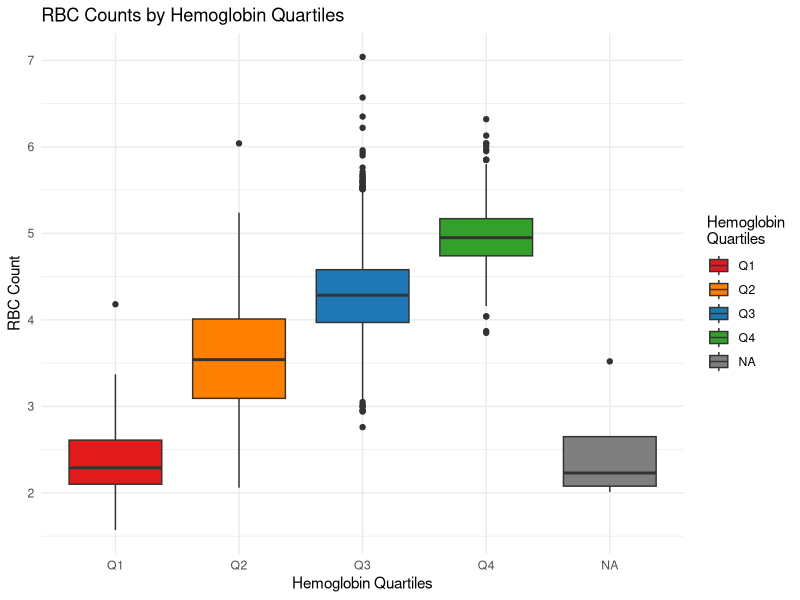
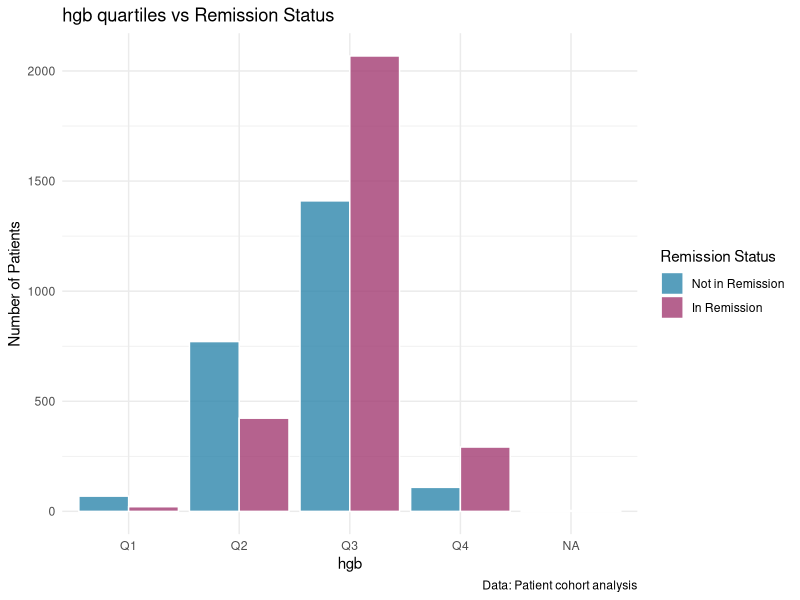
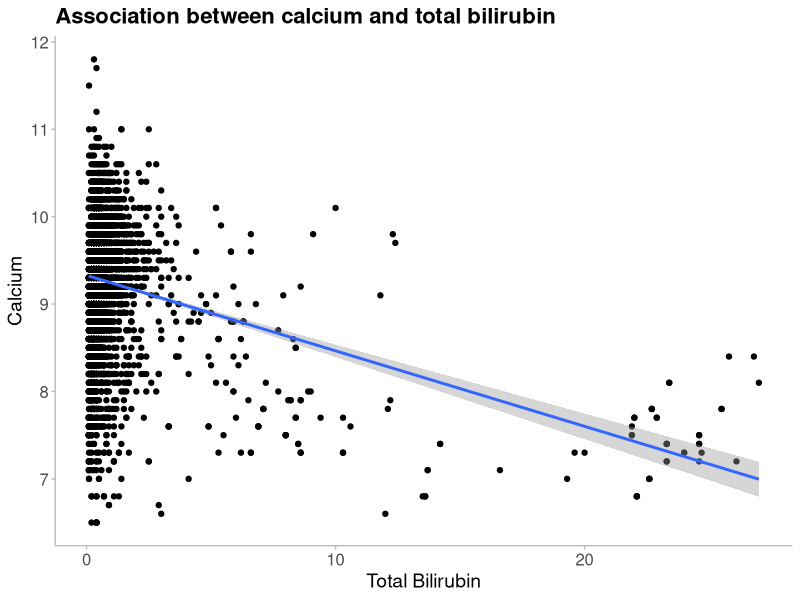

Source code (R) for these figures, in order:
#----Script Header-------------------------------------------------------------####
# Date: 10.09.2025         
# Author: Data_drama_queens     
# Filename: creating-plots
# Description: Script for creating plots.
#              We were given 5 questions, and asked to select one question each.
#              We have answered the following questions:
#                 - Does the remission depend on the hemoglobin level categorized into quartiles?
#                 - Does the remission depend on chloride?
#                 - Is there an association between calcium and total bilirubin?
# Project: RMED901A_Exam_Assignment
#-------------------------------------------------------------------------------###

# Read the data ----
library(here)
library(ggplot2)
library(tidyverse)

patient_data <- read_delim(
  here("data", "data_for_analysis", "20250908-tidy-joined-exam-data.txt"),
  delim = "\t"
)


# Does the remission depend on the hemoglobin level categorized into quartiles?
# Hemoglobin quartiles vs RBC counts - statistical analysis
# ANOVA test
patient_data %>% 
  aov(rbc ~ hgb_quartiles, data = .) %>%  # Performs one-way ANOVA
  broom::tidy()                           # Converts results to clean data frame


# Creates table for active inflammation vs remission
table(patient_data$active, patient_data$remission)

# Plot 1 - Hemoglobin quartiles vs RBC counts
hgb_RBC_plot <- ggplot(patient_data, aes(x = hgb_quartiles, y = rbc, fill = hgb_quartiles)) +
  geom_boxplot() +                        # Creates box plots
  scale_fill_manual(values = c("#E31A1C", "#FF7F00", "#1F78B4", "#33A02C"), # Custom colors for each quartile
                    name = "Hemoglobin\nQuartiles") +     # Legend title 
  labs(title = "RBC Counts by Hemoglobin Quartiles",     # Main title
       x = "Hemoglobin Quartiles",                       # X-axis label
       y = "RBC Count") +                                # Y-axis label
  theme_minimal()                         

hgb_RBC_plot



# Plot 2 - hgb_quartiles vs remission
hgb_remission_plot <- ggplot(patient_data, aes(x = hgb_quartiles, fill = remission)) +
  geom_bar(position = "dodge",            # Side-by-side bars 
           alpha = 0.8,                   # Semi-transparent bars 
           color = "white",               # White borders around bars
           size = 0.5) +                  # Border thickness
  scale_fill_manual(values = c("#2E86AB", "#A23B72"),    
                    name = "Remission Status",           # Legend title
                    labels = c("Not in Remission", "In Remission")) + # Custom legend labels
  labs(title = "hgb quartiles vs Remission Status", # Main title
       x = "hgb",                         # X-axis label
       y = "Number of Patients",                          # Y-axis label
       caption = "Data: Patient cohort analysis") +      # Bottom caption
  theme_minimal()                         

hgb_remission_plot


# Association between calcium and total bilirubin----
#Plot the data first
patient_data  %>%
  ggplot(aes(x = tbil, y = cal)) +
  geom_point() +
  geom_smooth(method = "lm") +
  xlab("Total Bilirubin") + #change x axis label
  ylab("Calcium") + #y axis labels
  labs(title = "Association between calcium and total bilirubin") +
  theme_minimal() + #use the minimal theme
  theme(
    panel.grid.major = element_blank(), #remove major grid
    panel.grid.minor = element_blank(), #remove minor grid
    axis.line = element_line(colour="grey", linewidth = 0.5), #include x and y axis
    axis.ticks = element_line(colour = "grey", linewidth = 0.5), #include tick marks
    plot.title = element_text(size = 16, face = "bold"), #change title font
    axis.title = element_text(size = 14), #change axis title size
    axis.text.x = element_text( size = 12), #change x-axis text size
    axis.text.y = element_text(size=12) #change y-axis text size
  ) 

# From the plot we see that the data is not well captured by a linear relationships.
# Most points are located at low levels of total bilirubin, while a few points are located to the right.
# If the analyse was to be used in a "real" analysis, we should consider measures to improve the 
# association evaluation.

# However, a linear regression analysis for the association between calcium and total bilirubin is 
# considered to be sufficient in this project.
cal_tbil_lm <- patient_data %>% 
  lm(cal ~ tbil, data = .) %>%
  broom::tidy()

#View the regression results
cal_tbil_lm

# The linear regression indicates that there is an association between calcium and total bilirubin.
# The estimated coefficient is -0.09, with a p-value of 1.8e-104.

